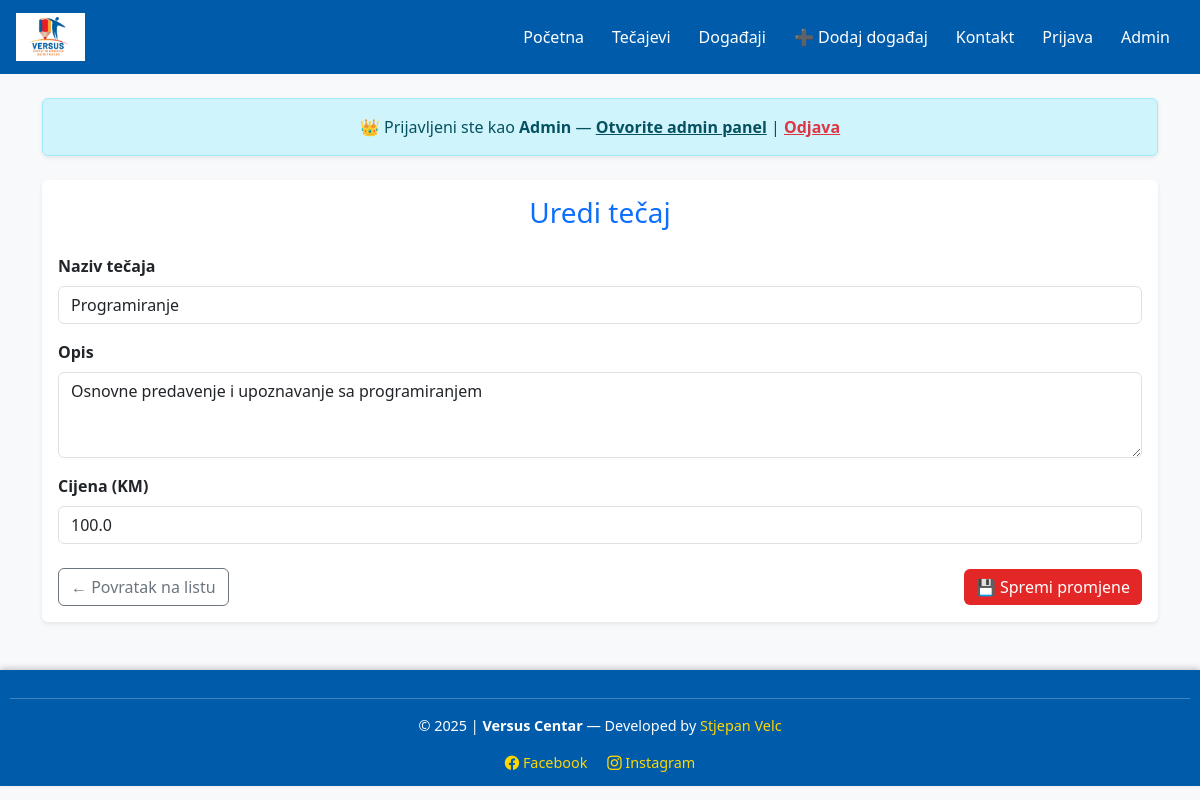
The page /edit_course/1 (signed in) on the database its author committed.
### app.py (models this page shows)
class Course(db.Model):
    id = db.Column(db.Integer, primary_key=True)
    naziv = db.Column(db.String(100), nullable=False)
    opis = db.Column(db.String(255), nullable=True)
    cijena = db.Column(db.Float, nullable=True)

### app.py (the view, shortened to what this page needs)
@app.route("/edit_course/<int:id>", methods=["GET", "POST"])
def edit_course(id):
    if not session.get("admin_logged"):
        flash("⛔ Pristup dozvoljen samo administratoru.", "danger")
        return redirect(url_for("admin_login"))
    course = Course.query.get_or_404(id)
    return render_template("edit_course.html", course=course)

### app.py (called while the page is built)
@app.before_request
def require_login():
    if request.path.startswith("/admin") and not request.path.startswith("/admin/login"):
        if not session.get("admin_logged"):
            return redirect(url_for("admin_login"))
    if request.path.startswith("/user") and not request.path.startswith("/user/login"):
        if not session.get("logged_in"):
            return redirect(url_for("user_login"))

### templates/edit_course.html (shortened to what this page needs)
{% extends "base.html" %}
{% block content %}
<div class="card shadow-sm border-0">
    <div class="card-body">
        <h3 class="text-primary mb-4 text-center">Uredi tečaj</h3>
        <form method="POST">
            <div class="mb-3">
                <label class="form-label fw-semibold">Naziv tečaja</label>
                <input type="text" name="naziv" class="form-control" value="{{ course.naziv }}" required>
            </div>
            <div class="mb-3">
                <label class="form-label fw-semibold">Opis</label>
                <textarea name="opis" class="form-control" rows="3">{{ course.opis }}</textarea>
            </div>
            <div class="mb-3">
                <label class="form-label fw-semibold">Cijena (KM)</label>
                <input type="number" step="0.01" name="cijena" class="form-control" value="{{ course.cijena }}">
            </div>
            <div class="d-flex justify-content-between align-items-center mt-4">
                <a href="/courses" class="btn btn-outline-secondary">← Povratak na listu</a>
                <button type="submit" class="btn btn-primary">💾 Spremi promjene</button>
            </div>
        </form>
    </div>
</div>
{% endblock %}

### templates/base.html (style rules this page uses)
body { background-color: #f8f9fa; font-family: 'Segoe UI', sans-serif; }
.btn-primary { background-color: #E32726; border: none; }

### rows shown on the page
Course: naziv "Programiranje", opis "Osnovne predavenje i upoznavanje sa programiranjem", cijena "100.0"
